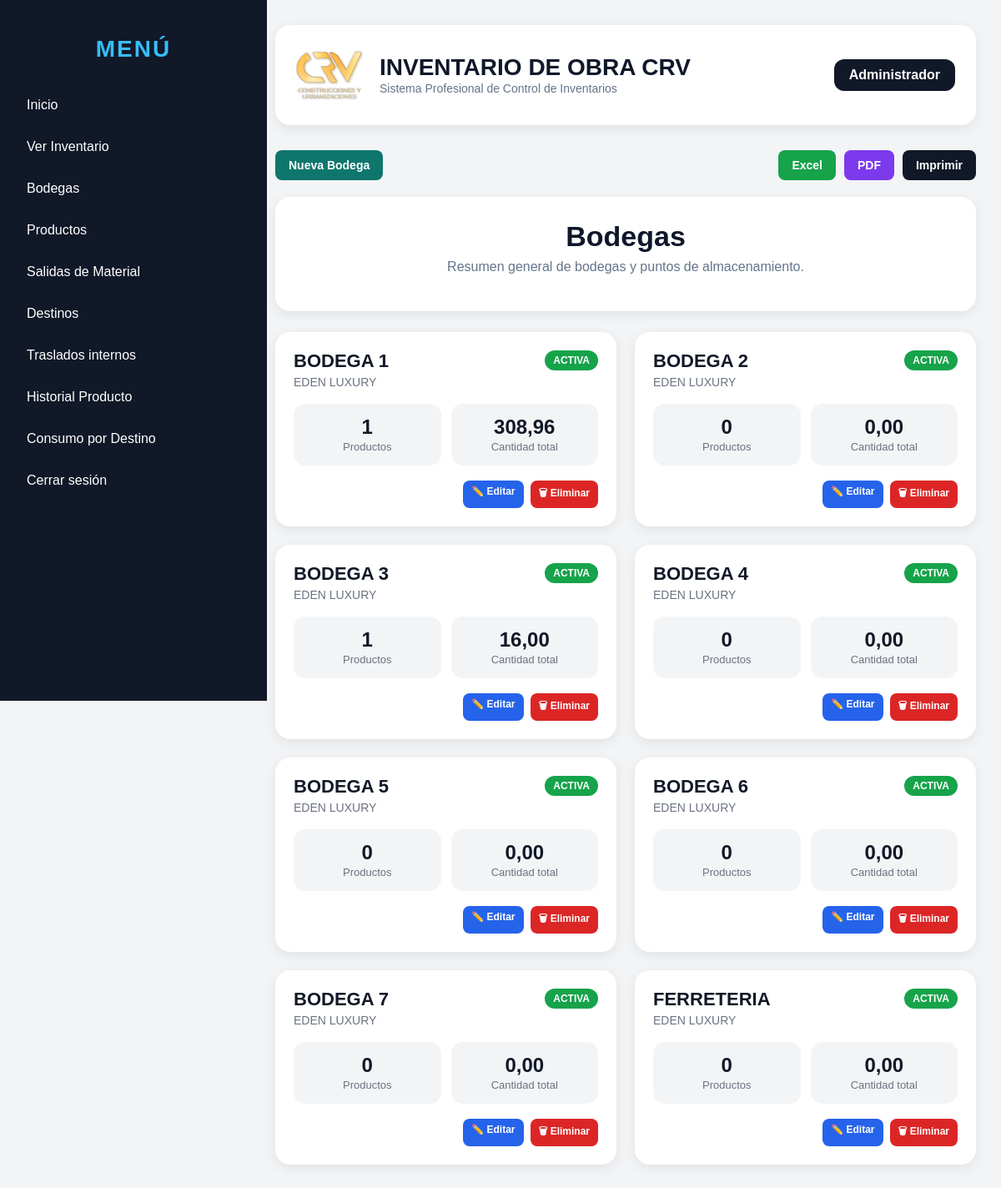
/obras (signed in), run on the app's committed database.
### models/usuario.py (models this page shows, shortened)
class Usuario(db.Model, UserMixin):
    __tablename__ = "usuarios"
    id = db.Column(db.Integer, primary_key=True)
    nombre = db.Column(db.String(100), nullable=False)
    usuario = db.Column(db.String(50), unique=True, nullable=False)
    password_hash = db.Column(db.String(200), nullable=False)
    rol = db.Column(db.String(50), default="ADMIN")

### models/obra.py (models this page shows)
class Obra(db.Model):
    __tablename__ = "obras"
    id = db.Column(db.Integer, primary_key=True)
    nombre = db.Column(db.String(150), nullable=False)
    ubicacion = db.Column(db.String(150))
    responsable = db.Column(db.String(100))
    estado = db.Column(db.String(30), default="ACTIVA")

### routes/obras.py (the view)
@obras_bp.route("/obras")
@login_required
def listar_obras():
    obras = Obra.query.order_by(Obra.nombre.asc()).all()
    bodegas_data = []
    for obra in obras:
        existencias = Existencia.query.filter_by(obra_id=obra.id).all()
        categorias = {}
        total_productos = 0
        total_cantidad = 0
        for e in existencias:
            if e.cantidad <= 0:
                continue
            if not e.producto:
                continue
            categoria = e.producto.categoria or "SIN CATEGORÍA"
            if categoria not in categorias:
                categorias[categoria] = []
            categorias[categoria].append(e)
            total_productos += 1
            total_cantidad += e.cantidad
        bodegas_data.append({
            "obra": obra,
            "categorias": categorias,
            "total_productos": total_productos,
            "total_cantidad": total_cantidad
        })
    return render_template("obras/lista.html", bodegas_data=bodegas_data)

### templates/obras/lista.html
{% extends "base.html" %}
{% block content %}
<div class="header-actions no-print">
    <div class="left-actions">
        <a class="btn btn-new" href="/obras/nueva">Nueva Bodega</a>
    </div>
    <div class="right-actions">
        <a class="btn btn-excel" href="/obras/excel">Excel</a>
        <a class="btn btn-pdf" href="/obras/pdf">PDF</a>
        <button onclick="window.print()" class="btn btn-print">Imprimir</button>
    </div>
</div>
<div class="page-header-card">
    <h1>Bodegas</h1>
    <p>Resumen general de bodegas y puntos de almacenamiento.</p>
</div>
<div class="bodega-grid">
    {% for item in bodegas_data %}
    <div class="bodega-card">
        <div class="bodega-header">
            <div>
                <h2>{{ item.obra.nombre }}</h2>
                <p>{{ item.obra.ubicacion }}</p>
            </div>
            <span class="badge-success">{{ item.obra.estado }}</span>
        </div>
        <div class="bodega-kpis">
            <div>
                <strong>{{ item.total_productos }}</strong>
                <span>Productos</span>
            </div>
            <div>
                <strong>
                    {{ "{:,.2f}".format(item.total_cantidad).replace(",", "X").replace(".", ",").replace("X", ".") }}
                </strong>
                <span>Cantidad total</span>
            </div>
        </div>
        <div class="bodega-actions no-print">
            <a class="btn btn-small btn-edit" href="/obras/editar/{{ item.obra.id }}">✏️ Editar</a>
            <a href="/obras/eliminar/{{ item.obra.id }}"
            class="btn btn-small btn-danger"
            onclick="return confirm('¿Desea eliminar la bodega {{ item.obra.nombre }}?')">
                🗑 Eliminar
            </a>
        </div>
    </div>
    {% endfor %}
</div>
{% endblock %}

### templates/base.html (shortened to what this page needs)
<!DOCTYPE html>
<html lang="es">
<head>
</head>
<body>
    <div class="sidebar">
        <h2 class="menu-title">MENÚ</h2>
        <a href="/dashboard">Inicio</a>
        <a href="/existencias">Ver Inventario</a>
        <a href="/obras">Bodegas</a>
        <a href="/productos">Productos</a>
        <a href="/movimientos">Salidas de Material</a>
        <a href="/destinos">Destinos</a>
        <a href="/traslados/nuevo">Traslados internos</a>
        <a href="/historial-producto">Historial Producto</a>
        <a href="/consumos/destino">Consumo por Destino</a>
        <a href="/logout">Cerrar sesión</a>
    </div>
    <div class="content">
        <div class="topbar">
            <div class="topbar-left">
                <img src="{{ url_for('static', filename='logo.png') }}">
                <div>
                    <h1>INVENTARIO DE OBRA CRV</h1>
                    <span>Sistema Profesional de Control de Inventarios</span>
                </div>
            </div>
            <div class="topbar-right">
                {{ current_user.nombre }}
            </div>
        </div>
        {% block content %}{% endblock %}
    </div>
</body>
</html>

### templates/base.html (style rules this page uses)
body { margin: 0; font-family: Arial, sans-serif; background: #f3f4f6; }
.sidebar { width: 280px; height: 100vh; background: #111827; color: white; position: fixed; padding: 20px; }
.sidebar h2 { margin-bottom: 30px; color: #38bdf8; }
.menu-title { color:white; text-align:center; font-size:28px; margin-bottom:35px; letter-spacing:2px; font-weight:800; }
.sidebar a { display: block; color: white; text-decoration: none; padding: 12px; border-radius: 8px; margin-bottom: 8px; }
.content { margin-left: 300px; padding: 30px; }
.topbar { background: white; padding: 15px 20px; border-radius: 12px; margin-bottom: 25px; box-shadow: 0 2px 8px rgba(0,0,0,0.08); }
.topbar { background:white; padding:20px 25px; border-radius:18px; margin-bottom:30px; box-shadow:0 4px 15px rgba(0,0,0,0.08); display:flex; justify-content:space-between; align-items:center; }
.topbar-left { display:flex; align-items:center; gap:20px; }
.topbar-left img { width:80px; height:80px; object-fit:contain; }
.topbar-left h1 { margin:0; color:#0f172a; font-size:28px; }
.topbar-left span { color:#64748b; font-size:14px; }
.topbar-right { background:#111827; color:white; padding:10px 18px; border-radius:12px; font-weight:bold; }
button, .btn { background: #2563eb; color: white; padding: 10px 16px; border: none; border-radius: 8px; text-decoration: none; cursor: pointer; display: inline-block; font-size: 14px; font-weight: 600; transition: all 0.2s ease; }
.btn-small { padding: 6px 10px; font-size: 12px; }
.btn-new { background: #0f766e; }
.btn-excel { background: #16a34a; }
.btn-pdf { background: #7c3aed; }
.btn-print { background: #111827; }
.btn-edit { background: #2563eb; }
.btn-delete, .btn-danger { background: #dc2626; }
.header-actions { display: flex; justify-content: space-between; align-items: center; margin-bottom: 20px; }
.left-actions, .right-actions { display: flex; gap: 10px; align-items: center; }
.badge-success { background: #16a34a; color: white; padding: 5px 10px; border-radius: 999px; font-size: 12px; font-weight: bold; }
.bodega-grid { display: grid; grid-template-columns: repeat(auto-fit, minmax(330px, 1fr)); gap: 22px; }
.bodega-card { background: white; border-radius: 18px; padding: 22px; box-shadow: 0 4px 15px rgba(0,0,0,0.08); }
.bodega-header { display: flex; justify-content: space-between; align-items: flex-start; margin-bottom: 18px; }
.bodega-header h2 { margin: 0; color: #111827; font-size: 22px; }
.bodega-header p { margin: 4px 0 0 0; color: #6b7280; font-size: 14px; }
.bodega-kpis { display: grid; grid-template-columns: 1fr 1fr; gap: 12px; margin-bottom: 18px; }
.bodega-kpis div { background: #f3f4f6; border-radius: 14px; padding: 14px; text-align: center; }
.bodega-kpis strong { display: block; font-size: 24px; color: #111827; }
.bodega-kpis span { color: #6b7280; font-size: 13px; }
.bodega-actions { margin-top: 18px; display: flex; justify-content: flex-end; gap: 8px; }
.page-header-card { background: white; border-radius: 18px; padding: 28px 30px; margin-bottom: 25px; text-align: center; box-shadow: 0 4px 15px rgba(0,0,0,0.08); }
.page-header-card h1 { margin: 0; font-size: 34px; color: #0f172a; }
.page-header-card p { margin-top: 8px; color: #64748b; font-size: 16px; }

### data on the page
Usuario: nombre "Administrador"
Obra: obra.nombre "BODEGA 1", obra.ubicacion "EDEN LUXURY", obra.estado "ACTIVA"
Obra: obra.nombre "BODEGA 2", obra.ubicacion "EDEN LUXURY", obra.estado "ACTIVA"
Obra: obra.nombre "BODEGA 3", obra.ubicacion "EDEN LUXURY", obra.estado "ACTIVA"
Obra: obra.nombre "BODEGA 4", obra.ubicacion "EDEN LUXURY", obra.estado "ACTIVA"
Obra: obra.nombre "BODEGA 5", obra.ubicacion "EDEN LUXURY", obra.estado "ACTIVA"
Obra: obra.nombre "BODEGA 6", obra.ubicacion "EDEN LUXURY", obra.estado "ACTIVA"
Obra: obra.nombre "BODEGA 7", obra.ubicacion "EDEN LUXURY", obra.estado "ACTIVA"
Obra: obra.nombre "FERRETERIA", obra.ubicacion "EDEN LUXURY", obra.estado "ACTIVA"

### other printed values
{{ item.total_productos }} "1" "0" "1" "0" "0" "0" "0" "0"
